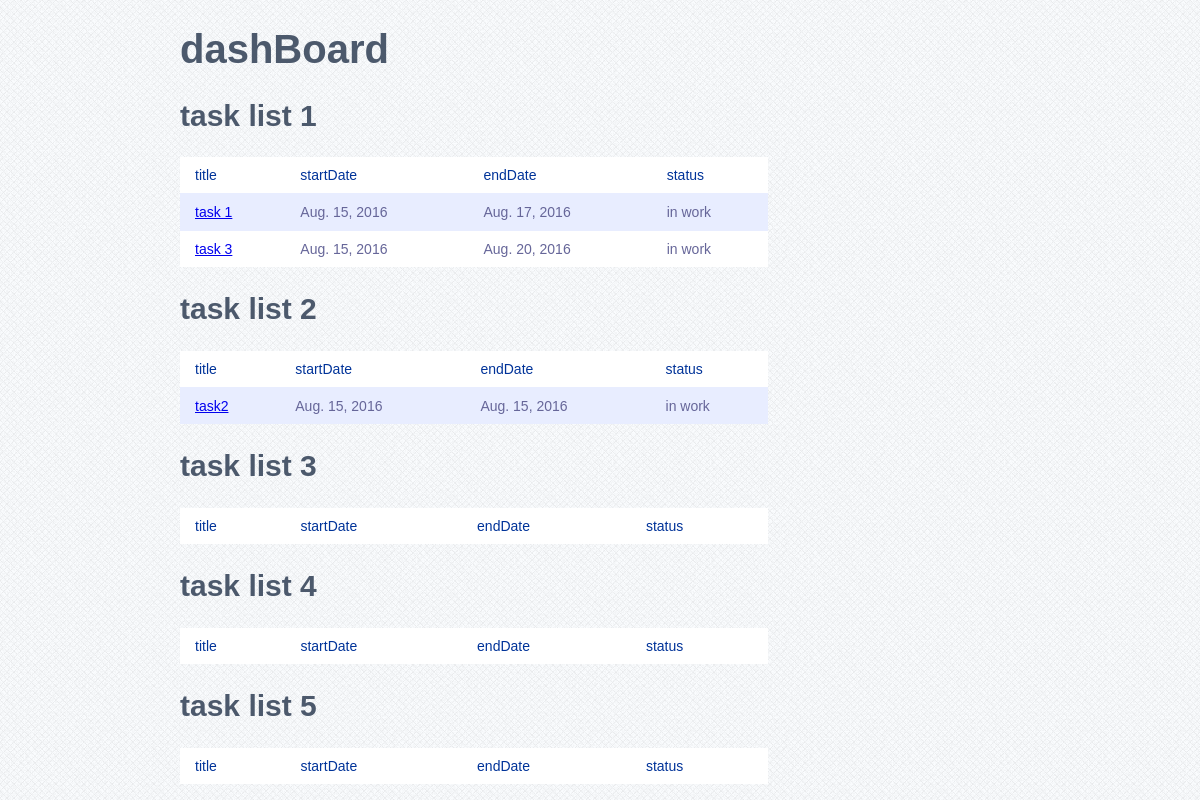
The page / on the database its author committed.
### dashBoard/models.py (models this page shows, shortened)
class TaskList(models.Model):
    title = models.CharField(max_length = 200)

class Task(models.Model):
    title = models.CharField(max_length = 200)
    description= models.TextField()
    startDate = models.DateField(auto_now_add=True)
    endDate = models.DateField(blank = True)
    status = models.CharField(choices=(("is done","done"),
                                       ("in work","in work")),
                                       default = "in work",
                                       max_length = 10)
    taskList = models.ForeignKey(TaskList, on_delete=models.CASCADE, related_name='entries')

### dashBoard/views.py (the view)
# urls.py: url(r'^$', home, name='home'),
def home(request):
    taskLists = TaskList.objects.all()
    TaskListAndTascks = []
    for taskList in taskLists:
        tasks = taskList.entries.all()
        TaskListAndTascks.append(TaskListAndTasck(taskList,tasks))
    context = {
               'taskLists':taskLists,
              'TaskListAndTascks':TaskListAndTascks,
               }
    return render(request,"dashBoard/home.html", context)

### dashBoard/templates/dashBoard/home.html (shortened to what this page needs)
{% extends 'dashBoard/base.html' %}
{% block content %}
    <h1>dashBoard</h1>
    {% for TaskListAndTasck in TaskListAndTascks %}
        <h2>{{TaskListAndTasck.taskList.title}}</h2>
        <table>
        <tr>
        <th>title</th>
        <th>startDate</th>
        <th>endDate</th>
        <th>status</th>
        </tr>
        {% for task in TaskListAndTasck.tasks %}
            <tr>
                <td><a href="{% url 'task' task.id %}">{{task.title}}</a></td>
                <td>{{task.startDate}}</td>
                <td>{{task.endDate}}</td>
                <td>{{task.status}}</td>
            </tr>
        {% endfor %}
        </table>
    {% endfor %}
{% endblock %}

### dashBoard/templates/dashBoard/base.html (shortened to what this page needs)
{% load staticfiles %}
<!DOCTYPE html>
<html lang="ru">
    <head>
		<link rel="stylesheet" type="text/css" href="{% static 'dashBoard/css/style.css' %}" />
    </head>
    <body>
        <div class="container">
			{% block content %}
            {% endblock %}
        </div>
    </body>
</html>

### dashBoard/static/dashBoard/css/style.css (style rules this page uses)
body { font-family: "Lucida Sans Unicode", "Lucida Grande", Sans-Serif; margin:0; background: url(../image/background.png) repeat top left; max-width: 70%; margin: auto; }
h1, h2 { text-align: left; color: #4C596C; }
h1 { font-size: 40px; }
h2 { font-size: 30px; }
.container { width: 100%; position: relative; min-height: 750px; }
table { font-size: 14px; background: #fff; max-width: 70%; width: 70%; border-collapse: collapse; text-align: left; margin: 0 left 20px; }
td { transition: .3s linear; color: #669; border-top: 1px solid #e8edff; padding: 10px 15px; }
th { font-weight: normal; color: #039; padding: 10px 15px; }
tr:nth-child(2n) { background: #e8edff; }

### rows shown on the page
TaskList: taskList "task list 1"
Task: title "task 1", startDate "Aug. 15, 2016", endDate "Aug. 17, 2016", status "in work"
Task: title "task 3", startDate "Aug. 15, 2016", endDate "Aug. 20, 2016", status "in work"
TaskList: taskList "task list 2"
Task: title "task2", startDate "Aug. 15, 2016", endDate "Aug. 15, 2016", status "in work"
TaskList: taskList "task list 3"
TaskList: taskList "task list 4"
TaskList: taskList "task list 5"
